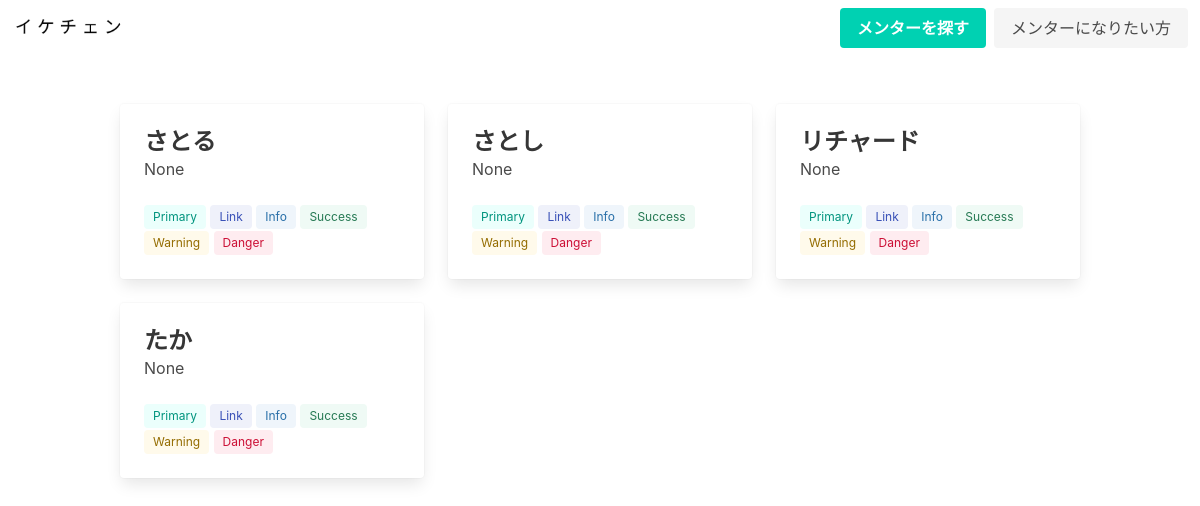
The page /student/list_mentors on the database as committed earlier.
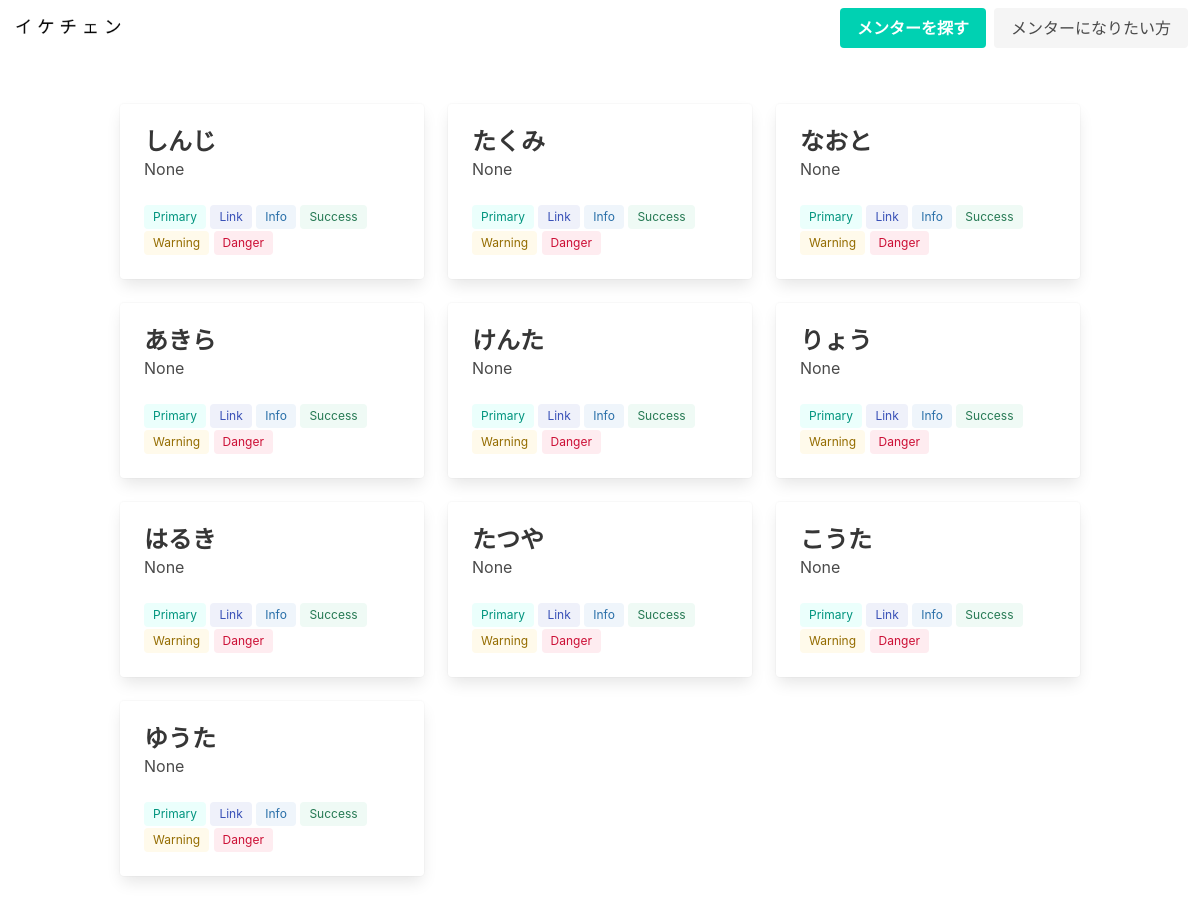
The same page on the database as committed later.
### mentorapp/models.py (models this page shows)
class Mentor(models.Model):
    username = models.CharField(max_length=10, default="unknown")
    profile_image = models.ImageField(upload_to="images/mentor_profiles", default="mentorapp/images/profile_image.png")
    self_introduction = models.CharField(max_length=300, default="")
    style = models.ManyToManyField(Style)

### studentapp/views.py (the view)
# urls.py: path('list_mentors', views.view_list_mentors)
def view_list_mentors(request):
    mentors = Mentor.objects.all()
    return render(request,
                  "studentapp/list_mentors.html",
                  {'mentors' : mentors})

### studentapp/templates/studentapp/list_mentors.html (shortened to what this page needs)
{% extends "studentapp/base.html" %}
{% block content %}
<section class="section">
    <div class="container">
        <div class="columns is-multiline">
            {% for mentor in mentors %}
            <div class="column is-one-third">
                <div class="card">
                    <div class="card-content">
                        <div class="media">
                            <div class="media-content">
                                <p class="title is-4">{{ mentor.username }}</p>
                                <p class="subtitle is-6">{{ mentor.style.name }}</p>
                                <span class="tag is-primary is-light">Primary</span>
                                <span class="tag is-link is-light">Link</span>
                                <span class="tag is-info is-light">Info</span>
                                <span class="tag is-success is-light">Success</span>
                                <span class="tag is-warning is-light">Warning</span>
                                <span class="tag is-danger is-light">Danger</span>
                            </div>
                        </div>
                    </div>
                </div>
            </div>
            {% endfor %}
        </div>
    </div>
</section>
{% endblock content %}

### studentapp/templates/studentapp/base.html (shortened to what this page needs)
{% load static %}
<!doctype html>
<html lang="en">
  <head>
    <link rel="stylesheet" href="https://cdn.jsdelivr.net/npm/bulma@0.9.4/css/bulma.min.css">
  </head>
  <body>
    <nav class="navbar" role="navigation" aria-label="main navigation">
      <div class="navbar-brand">
        <a class="navbar-item" href="#">
          <img src="{% static 'images/ikechen_brand_logo.png' %}" alt="イケチェン">
        </a>
      </div>
      <div id="navbarBasicExample" class="navbar-menu">
        <div class="navbar-end">
          <div class="navbar-item">
            <div class="buttons">
              <a class="button is-primary">
                <strong>メンターを探す</strong>
              </a>
              <a class="button is-light">
                メンターになりたい方
              </a>
            </div>
          </div>
        </div>
      </div>
    </nav>
    {% block content %}
    {% endblock content %}
  </body>
</html>

Rows that differ between the two databases and show on the page:
changed Mentor: username "さとる" → "しんじ"
changed Mentor: username "さとし" → "たくみ"
changed Mentor: username "リチャード" → "なおと"
changed Mentor: username "たか" → "あきら"
added Mentor: username "けんた", style.name "None"
added Mentor: username "りょう", style.name "None"
added Mentor: username "はるき", style.name "None"
added Mentor: username "たつや", style.name "None"
added Mentor: username "こうた", style.name "None"
added Mentor: username "ゆうた", style.name "None"
